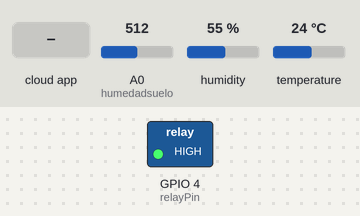
This sketch was run on a simulated ESP8266 (NodeMCU). Shown: switched loads named in the sketch (green lamp = pin HIGH). Inputs (shaded band) come from the test bench; at power-on: A0 (humedadsuelo) = 512, humidity 55 %, temperature 24 °C. WiFi joins after 1.5 s; servers stay silent unless stated; the Firebase database answers and starts empty; what the sketch prints to the serial monitor is not drawn.

Above: at 2.7 s.
2.8 s: the phone or cloud app sets Riego to 1
At 3.6 s:
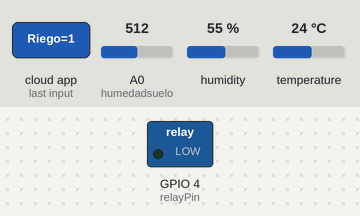
4.7 s: the phone or cloud app sets Riego to 0
At 5.7 s:
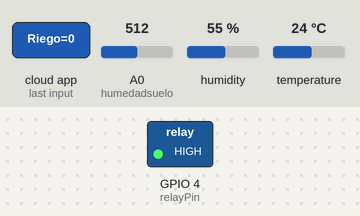
Timing chart, 0 to 7.7 s (numbered marks = the images above; inputs shaded):
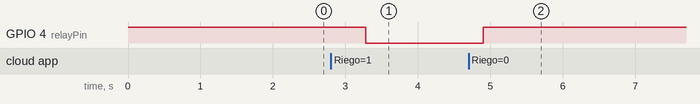

Measured:
- after the input at 2.8 s, GPIO 4 (relayPin): HIGH → LOW after 0.48 s
- after the input at 4.7 s, GPIO 4 (relayPin): LOW → HIGH after 0.20 s

The sketch:

ArduinoProyecto3Semestre.ino
```cpp
#include <DHT.h>
#include <ESP8266WiFi.h>
#include "FirebaseESP8266.h"
#include <Arduino.h>


//credenciales wifi
const char *ssid = "Green Sense";
const char *password = "greensense123";

//credenciales del proyecto en firebase
const char *FIREBASE_HOST = "https://greensense-8ec25-default-rtdb.firebaseio.com";
const char *FIREBASE_AUTH = "NlbbsXkJVCiyVN4sQlowe2DholEAG9Qgu9E46irf";

// fire base data object in the global scope
FirebaseData firebaseData;

// Nodo "Riego" en Firebase
const char* RIEGO_PATH = "/Riego";

bool iterar = true;

int sensor = 2;
int temp, humedad;
const int humedadsuelo = A0;
const int relayPin = 4;

DHT dht(sensor, DHT11);

void setup()
{
  pinMode(relayPin, OUTPUT);
  digitalWrite(relayPin, HIGH); // Apagar la bomba al inicio

  Serial.begin(115200);
  dht.begin();
  pinMode(humedadsuelo, INPUT);

  WiFi.begin(ssid, password);

  while (WiFi.status() !=WL_CONNECTED)
  {
    Serial.print(".");
    delay(250);
  }
  Serial.print("\nConectado al wifi");
  Serial.available();

  Firebase.begin(FIREBASE_HOST, FIREBASE_AUTH);
  Firebase.reconnectWiFi(true);
}

void loop()
{


String nodo = "realtime";

while (iterar)
{


  int SensorValue = analogRead(humedadsuelo);
  // Calcula el porcentaje de humedad
  int porcentajeHumedad = (SensorValue / 1023.0) * 100.0;

  humedad = dht.readHumidity();
  temp = dht.readTemperature();

  Serial.print("Temperatura: "); Serial.print(temp);
  Serial.print(" ºC, Humedad: "); Serial.print(humedad); Serial.println("%");
  Serial.print("Humedad del suelo: "); Serial.print(porcentajeHumedad); Serial.println("%");

// Leer el valor del nodo "Riego" en Firebase
  if (Firebase.getBool(firebaseData, RIEGO_PATH)) {
    if (firebaseData.to<bool>()) {
      // Si Riego es igual a 1, encender la bomba de agua
      digitalWrite(relayPin, LOW);
    } else {
      // Si Riego es igual a 0, apagar la bomba de agua
      digitalWrite(relayPin, HIGH);
    }
  } else {
    // Error al leer el valor de Riego desde Firebase
    Serial.println("Error al leer el valor de Riego desde Firebase.");
  }

  delay(1000);

  //escribir datos
  Firebase.setFloat(firebaseData, nodo + "/Temperatura", static_cast<int>(temp));
  Firebase.setFloat(firebaseData, nodo + "/Humedad_A", static_cast<int>(humedad));
  Firebase.setFloat(firebaseData, nodo + "/Humedad_Suelo", static_cast<int>(porcentajeHumedad));
}
}
```
